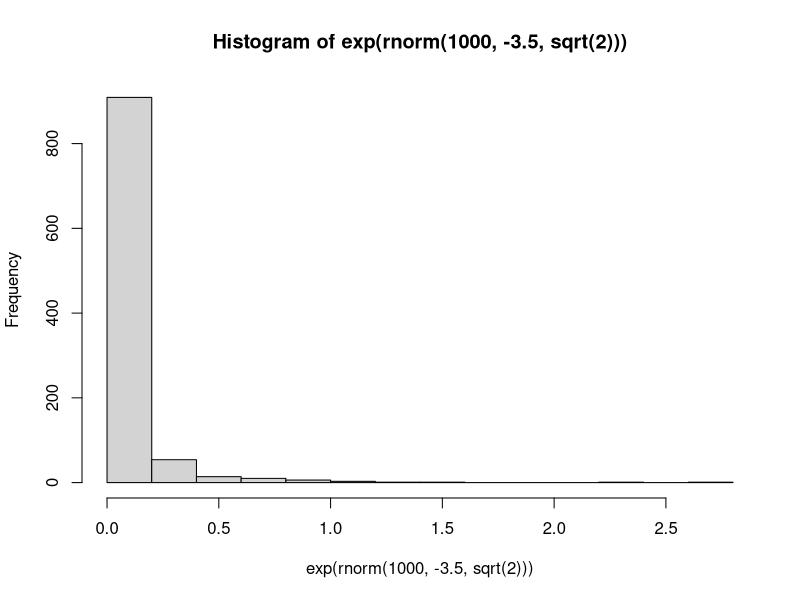

This figure's R source: (Note: this script raises an error after producing the figure.)

hist(exp(rnorm(1000,-3.5,sqrt(2))))

# prior on urban/rural intercept
a1 <- ggplot(data=data.frame(x=exp(rnorm(1e4,-3.5,1)))) + 
  geom_histogram(aes(x),fill='grey',color='black') +
  theme_bw() + ggtitle('SD=1') +
  xlim(c(-.1,1)) + 
  xlab('Prevalence') +
  theme(axis.title.y=element_blank(),
        axis.text.y=element_blank(),
        axis.ticks.y=element_blank())

a2 <- ggplot(data=data.frame(x=exp(rnorm(1e4,-3.5,3)))) + 
  geom_histogram(aes(x),fill='grey',color='black') +
  theme_bw() + ggtitle('SD=3') +
  xlim(c(-.1,1)) + 
  xlab('Prevalence') +
  theme(axis.title.y=element_blank(),
        axis.text.y=element_blank(),
        axis.ticks.y=element_blank())

a3 <- ggplot(data=data.frame(x=exp(rnorm(1e4,-3.5,10)))) + 
  geom_histogram(aes(x),fill='grey',color='black') +
  theme_bw() + ggtitle('SD=10') +
  xlim(c(-.1,1)) + 
  xlab('Prevalence') +
  theme(axis.title.y=element_blank(),
        axis.text.y=element_blank(),
        axis.ticks.y=element_blank())

ggarrange(plotlist = list(a1,a2,a3),ncol=3)

# prior on beta, conditional on strata intercept
  # prior on fixed effect for each area, conditional 
  # assuming rare events so we have to choose prior variance so that we still recover that
b1 <- ggplot(data=data.frame(x=exp(rnorm(1000,log(0.015),3)))) + 
  geom_histogram(aes(x),fill='grey',color='black') +
  theme_bw() + ggtitle('Overall prevalence = 0.015') +
  xlab('Prevalence') +
  xlim(c(-0.05,1)) +
  theme(axis.title.y=element_blank(),
        axis.text.y=element_blank(),
        axis.ticks.y=element_blank())

b2 <- ggplot(data=data.frame(x=exp(rnorm(1000,log(0.03),3)))) + 
  geom_histogram(aes(x),fill='grey',color='black') +
  xlab('Prevalence') +
  xlim(c(-0.05,1)) +
  theme_bw() +ggtitle('Overall prevalence = 0.03') +
  theme(axis.title.y=element_blank(),
        axis.text.y=element_blank(),
        axis.ticks.y=element_blank())

b3 <- ggplot(data=data.frame(x=exp(rnorm(1000,log(0.045),3)))) + 
  geom_histogram(aes(x),fill='grey',color='black') +
  xlab('Prevalence') +
  xlim(c(-0.05,1)) +
  theme_bw() +ggtitle('Overall prevalence = 0.05') +
  theme(axis.title.y=element_blank(),
        axis.text.y=element_blank(),
        axis.ticks.y=element_blank())

ggarrange(plotlist = list(b1,b2,b3),nrow=3)

# prior on d
ggplot(data=data.frame(x=rexp(1000,1))) + 
  geom_histogram(aes(x),fill='grey',color='black') +
  ggtitle('Prior on overdispersion parameter') +
  theme_bw() + xlab('d') +
  theme(axis.title.y=element_blank(),
        axis.text.y=element_blank(),
        axis.ticks.y=element_blank())

# cluster variation given rate and overdispersion parameter
d_seq <- c(1,2,5)
r_seq <- c(0.02,0.03,0.04)
samples4plot <- NULL
for(d_t in d_seq){
  for(r_t in r_seq){
    samples4plot <- rbind(samples4plot,
                     data.frame(deaths = rnbinom(1000, size = 1/d_t*100*r_t, prob = 1/(1+d_t)),
                                r=paste0('area prevalence = ', r_t),d=paste0('d=',d_t)))
  }
}

samples4plot %>% ggplot() + 
    geom_histogram(aes(deaths/100),fill='grey',color='black') +
  facet_grid(d~r) +
    theme_bw() + xlab('Prevalence') +
    theme(axis.title.y=element_blank(),
          axis.text.y=element_blank(),
          axis.ticks.y=element_blank())


par(mfrow=c(2,1))

hist(rexp(1000,1))




